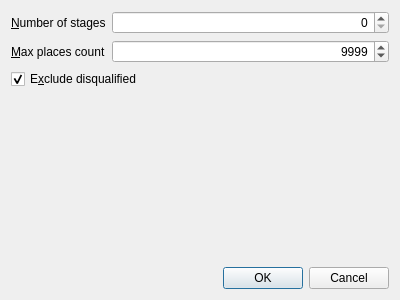
<?xml version="1.0" encoding="UTF-8"?>
<ui version="4.0">
 <class>Runs::NStagesReportOptionsDialog</class>
 <widget class="QDialog" name="Runs::NStagesReportOptionsDialog">
  <property name="geometry">
   <rect>
    <x>0</x>
    <y>0</y>
    <width>400</width>
    <height>300</height>
   </rect>
  </property>
  <property name="windowTitle">
   <string>Dialog</string>
  </property>
  <layout class="QVBoxLayout" name="verticalLayout">
   <item>
    <layout class="QFormLayout" name="formLayout">
     <item row="0" column="0">
      <widget class="QLabel" name="label">
       <property name="text">
        <string>&amp;Number of stages</string>
       </property>
       <property name="buddy">
        <cstring>edStagesCount</cstring>
       </property>
      </widget>
     </item>
     <item row="0" column="1">
      <widget class="QSpinBox" name="edStagesCount">
       <property name="alignment">
        <set>Qt::AlignRight|Qt::AlignTrailing|Qt::AlignVCenter</set>
       </property>
      </widget>
     </item>
     <item row="1" column="0">
      <widget class="QLabel" name="label_2">
       <property name="text">
        <string>&amp;Max places count</string>
       </property>
       <property name="buddy">
        <cstring>edMaxPlacesCount</cstring>
       </property>
      </widget>
     </item>
     <item row="1" column="1">
      <widget class="QSpinBox" name="edMaxPlacesCount">
       <property name="toolTip">
        <string>Maximal number of places in each class</string>
       </property>
       <property name="alignment">
        <set>Qt::AlignRight|Qt::AlignTrailing|Qt::AlignVCenter</set>
       </property>
       <property name="maximum">
        <number>99999999</number>
       </property>
       <property name="value">
        <number>9999</number>
       </property>
      </widget>
     </item>
     <item row="2" column="0" colspan="2">
      <widget class="QCheckBox" name="chkExcludeDisqualified">
       <property name="text">
        <string>E&amp;xclude disqualified</string>
       </property>
       <property name="checked">
        <bool>true</bool>
       </property>
      </widget>
     </item>
    </layout>
   </item>
   <item>
    <widget class="QDialogButtonBox" name="buttonBox">
     <property name="orientation">
      <enum>Qt::Horizontal</enum>
     </property>
     <property name="standardButtons">
      <set>QDialogButtonBox::Cancel|QDialogButtonBox::Ok</set>
     </property>
    </widget>
   </item>
  </layout>
 </widget>
 <resources/>
 <connections>
  <connection>
   <sender>buttonBox</sender>
   <signal>accepted()</signal>
   <receiver>Runs::NStagesReportOptionsDialog</receiver>
   <slot>accept()</slot>
   <hints>
    <hint type="sourcelabel">
     <x>248</x>
     <y>254</y>
    </hint>
    <hint type="destinationlabel">
     <x>157</x>
     <y>274</y>
    </hint>
   </hints>
  </connection>
  <connection>
   <sender>buttonBox</sender>
   <signal>rejected()</signal>
   <receiver>Runs::NStagesReportOptionsDialog</receiver>
   <slot>reject()</slot>
   <hints>
    <hint type="sourcelabel">
     <x>316</x>
     <y>260</y>
    </hint>
    <hint type="destinationlabel">
     <x>286</x>
     <y>274</y>
    </hint>
   </hints>
  </connection>
 </connections>
</ui>
